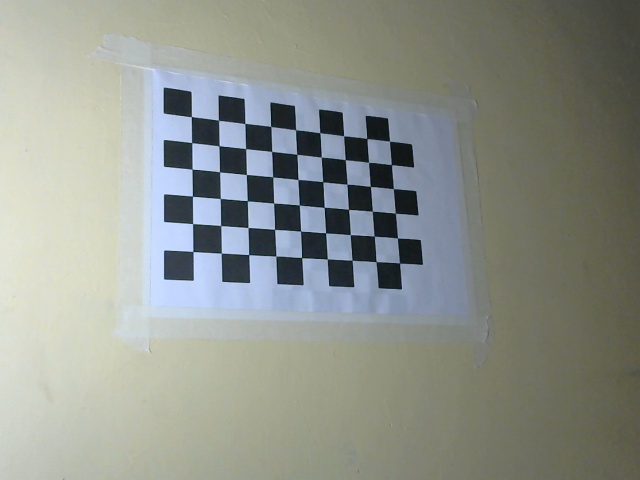
#> input picture stereoCalibrationImages/left_4.jpg, 640 x 480 px, found by its file name
$ python stereoSGBM_Depth.py
#> lines starting #> are read from the running program, lines starting #| are printed output that depends on the picture
import numpy as np
import cv2 as cv


def main():
    print('loading images...')
    imgL = cv.pyrDown(cv.imread(cv.samples.findFile('stereoCalibrationImages/outdoors/left_4.jpg')))
    imgR = cv.pyrDown(cv.imread(cv.samples.findFile('stereoCalibrationImages/outdoors/left_5.jpg')))
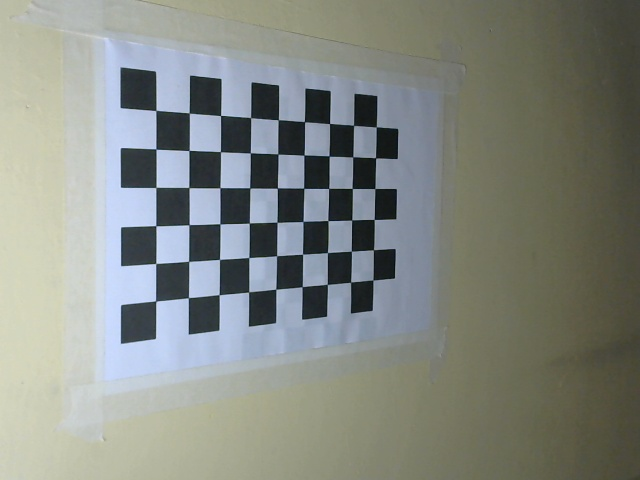
#> input picture stereoCalibrationImages/left_5.jpg, 640 x 480 px, found by its file name
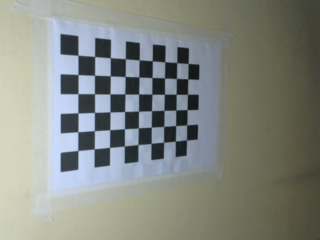
#> imgR: shape (240, 320, 3); mean B, G, R 130.4, 137.1, 132.8

    # disparity range is tuned for image pair
    window_size = 3
    min_disp = -1
    num_disp = 15 - min_disp
    stereo = cv.StereoSGBM_create(minDisparity = min_disp,
        numDisparities = num_disp,
        blockSize = window_size,
        P1 = 8*3*window_size**2,
        P2 = 32*3*window_size**2,
        disp12MaxDiff = 1,
        uniquenessRatio = 7,
        speckleWindowSize = 50,
        speckleRange = 2
    )

    # stereo2 = cv.StereoBM_create(numDisparities=16, blockSize=5)

    print('computing disparity...')
    disp = stereo.compute(imgL, imgR).astype(np.float32) / 16.0
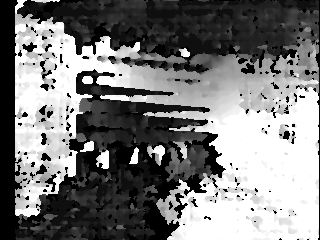
#> disp: shape (240, 320) float32; min -2, max 14, mean 5.69; drawn with min black and max white

    cv.imshow('left', imgL)
    cv.imshow('disparity', (disp - min_disp)/num_disp)
    cv.waitKey()

    print('Done')


if __name__ == '__main__':
    main()
    cv.destroyAllWindows()
